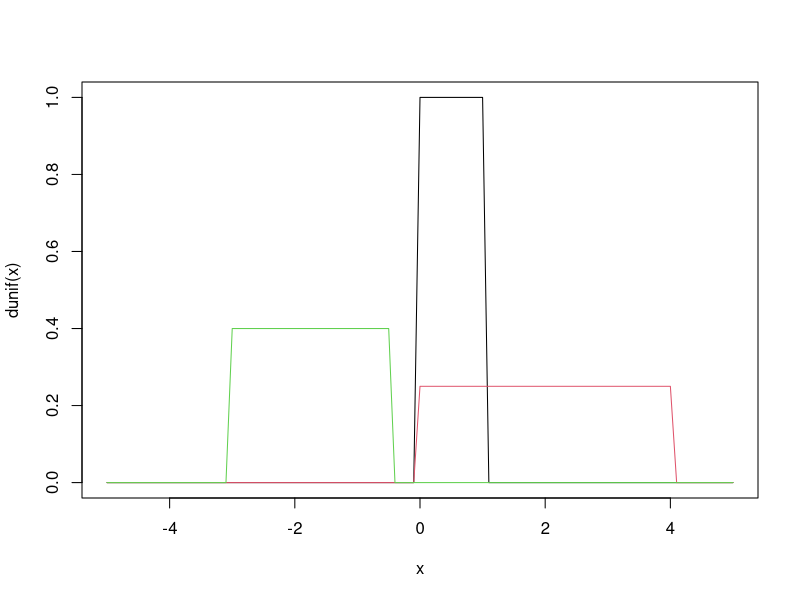
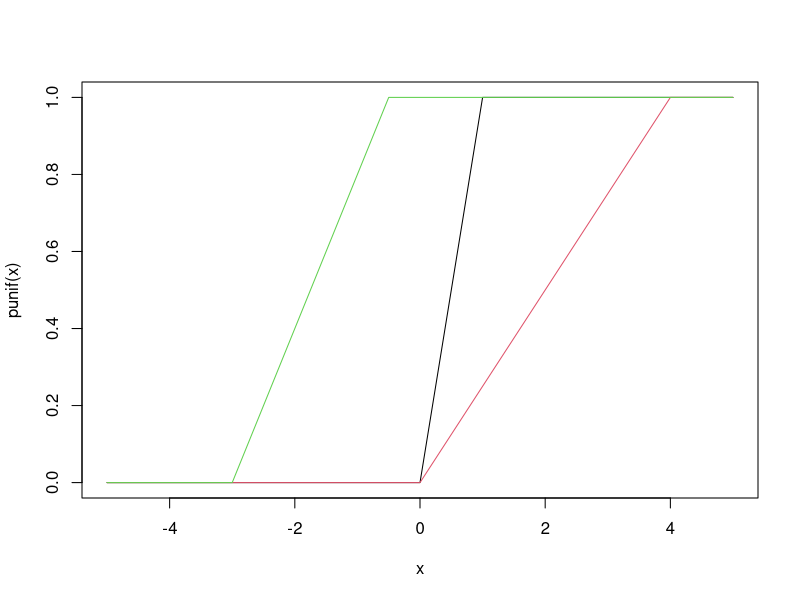
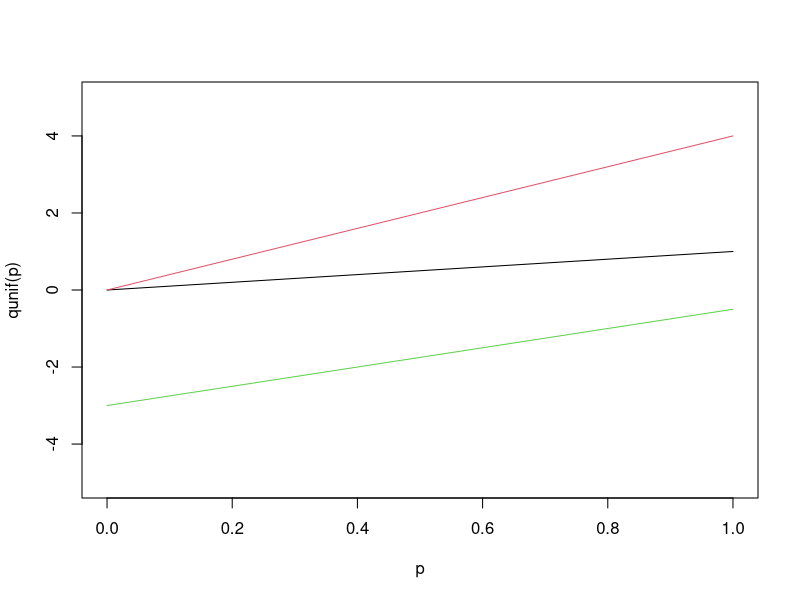
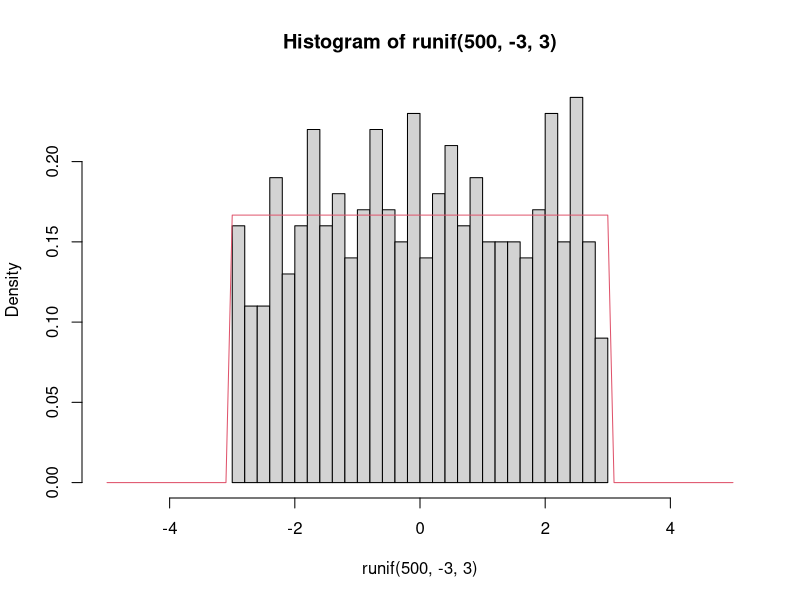
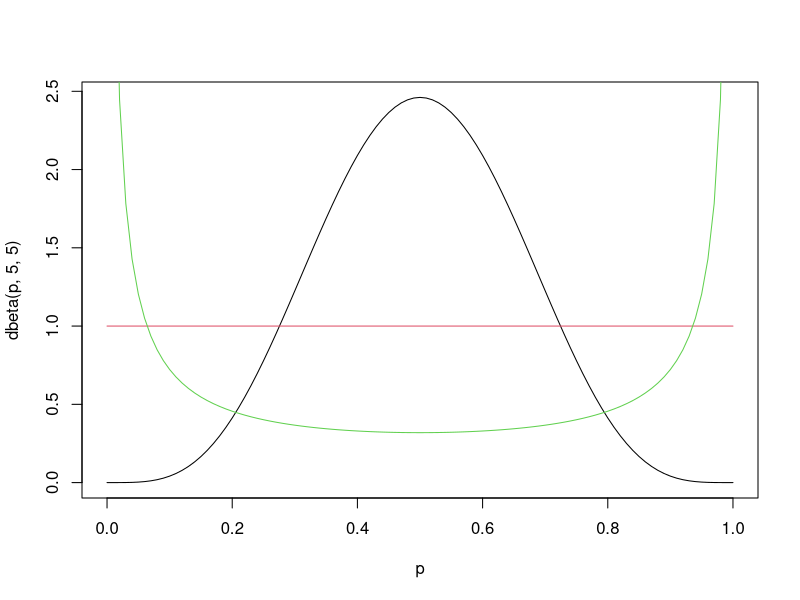
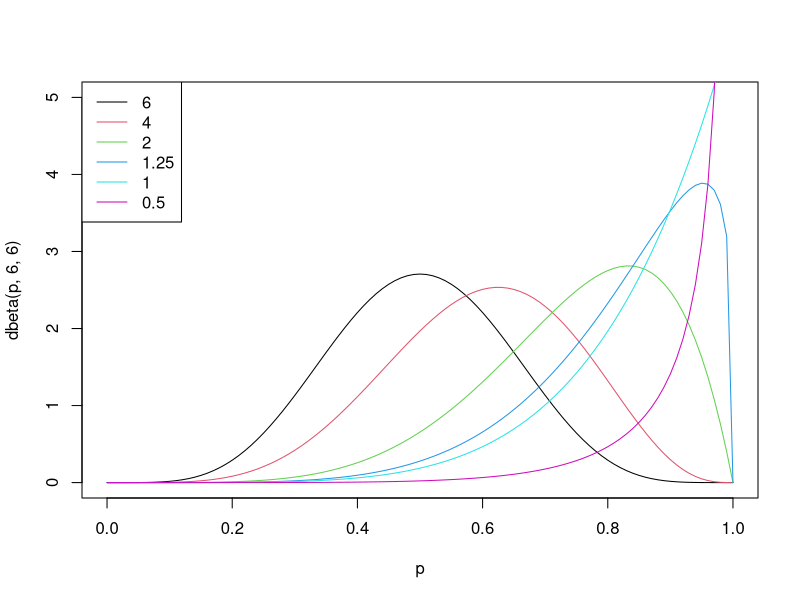
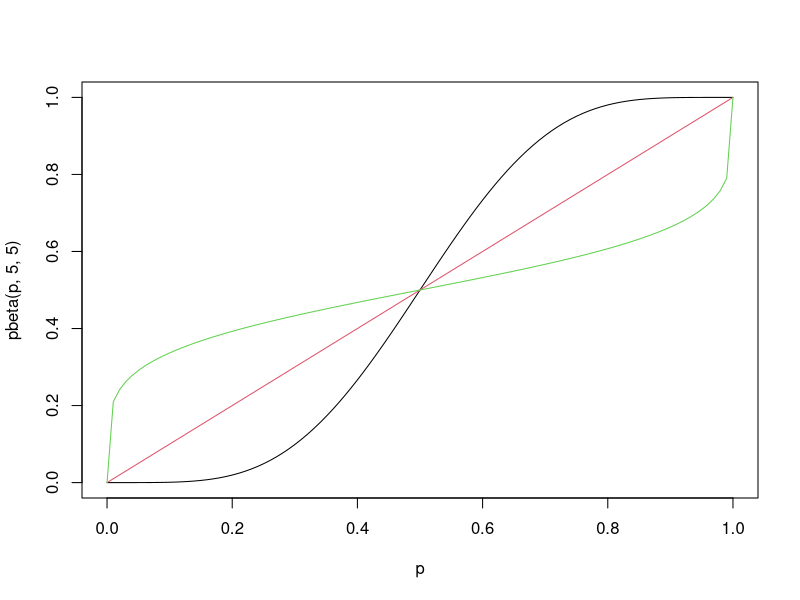
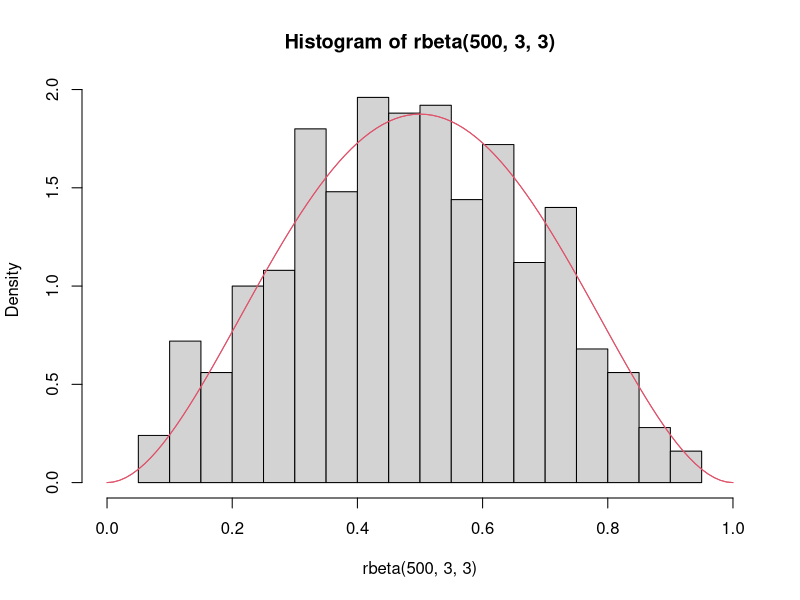

Write R code to recreate these figures, in order.
## ---- chunk 1
x = seq(-5,5,by=.1)
p = seq(0,1,by=0.01)
plot(x,dunif(x),type='l')
lines(x,dunif(x,0,4),col=2)
lines(x,dunif(x,-3,-0.5),col=3)

plot(x,punif(x),type='l')
lines(x,punif(x,0,4),col=2)
lines(x,punif(x,-3,-0.5),col=3)

plot(p,qunif(p),type='l',ylim=range(x))
lines(p,qunif(p,0,4),col=2)
lines(p,qunif(p,-3,-0.5),col=3)

hist(runif(500,-3,3),breaks=30,xlim=range(x),probability=TRUE)
lines(x,dunif(x,-3,3),col=2)
## ---- chunk 2
p = seq(0,1,by=0.01)
plot(p,dbeta(p,5,5),type='l', xlim=c(0,1))
lines(p,dbeta(p,1,1),col=2)
lines(p,dbeta(p,0.2,0.2),col=3)

## vary beta
plot(p,dbeta(p,6,6),type='l',ylim=c(0,5))
lines(p,dbeta(p,6,4),col=2)
lines(p,dbeta(p,6,2),col=3)
lines(p,dbeta(p,6,1.25),col=4)
lines(p,dbeta(p,6,1),col=5)
lines(p,dbeta(p,6,0.25),col=6)
legend("topleft",legend=c(6,4,2,1.25,1,0.5),lty=1,col=1:6)

plot(p,pbeta(p,5,5),type='l')
lines(p,pbeta(p,1,1),col=2)
lines(p,pbeta(p,0.2,0.2),col=3)

hist(rbeta(500,3,3),breaks=30,xlim=range(p),probability=TRUE)
lines(p,dbeta(p,3,3),col=2) 
lines(p,dbeta(p,3,3),col=2)
## ---- chunk 3
plot(p,dbeta(p,1,1),type='l', xlim=c(-1,2), col=1)
lines(p,dunif(p,0,1),col=2)
## ---- chunk 4
## changing the mean
x <- 10^seq(-2,2,by=0.01)
plot(x,dlnorm(x,0),type='l',xlim=c(0,15),main="Changing the Mean")
lines(x,dlnorm(x,1),col=2)
lines(x,dlnorm(x,2),col=3)
legend("topright",legend=0:2,lty=1,col=1:3)

## on a log scale
plot(x,dlnorm(x,0),type='l',log='x',main="Log Scale")
lines(x,dlnorm(x,1),col=2)
lines(x,dlnorm(x,2),col=3)
abline(v=exp(0),col=1)
abline(v=exp(1),col=2)
abline(v=exp(2),col=3)
legend("topright",legend=0:2,lty=1,col=1:3)

## changing the variance
plot(x,dlnorm(x,2,.125),type='l',xlim=c(0,20),ylim=c(0,0.6),main="Changing the Variance")
lines(x,dlnorm(x,2,0.25),col=2)
lines(x,dlnorm(x,2,0.5),col=3)
lines(x,dlnorm(x,2,1),col=4)
lines(x,dlnorm(x,2,2),col=5)
lines(x,dlnorm(x,2,4),col=6)
abline(v=exp(2),col=1)
legend("topright",legend=c(0.125,0.25,0.5,1,2,4),lty=1,col=1:6)

## random sample
hist(rlnorm(250,2,1),breaks=30,probability=TRUE)
lines(x,dlnorm(x,2,1),col=4)
## ---- chunk 5
## changing the mean
x <- seq(0,10,by=0.01)
plot(x,dexp(x,0.125),type='l',ylim=c(0,1))
lines(x,dexp(x,0.25),col=2)
lines(x,dexp(x,0.5),col=3)
lines(x,dexp(x,1),col=4)
lines(x,dexp(x,2),col=5)
lines(x,dexp(x,4),col=6)
legend("topright",legend=c(0.125,0.25,0.5,1,2,4),lty=1,col=1:6)

## random sample
hist(rexp(250,2),breaks=30,probability=TRUE)
lines(x,dexp(x,2),col=4)

## laplace vs Gaussian
plot(x,dexp(abs(x-5),1)/2,type='l')
lines(x,dnorm(x,5),col=2)

plot(x,dexp(abs(x-5),1)/2,type='l',log='y')   ## same plot as last but on a log scale
lines(x,dnorm(x,5),col=2)
## ---- chunk 6
x <- seq(0,10,by=0.01)

## change rate
plot(x,dgamma(x,3,3),type='l' ,ylim=c(0,1.6))
lines(x,dgamma(x,3,1),col=2)
lines(x,dgamma(x,3,6),col=3)
lines(x,dgamma(x,3,1/3),col=4)
legend("topright",legend=c(3,1,6,0.33),lty=1,col=1:4)

## change shape
plot(x,dgamma(x,3,3),type='l')
lines(x,dgamma(x,1,3),col=2)
lines(x,dgamma(x,6,3),col=3)
lines(x,dgamma(x,18,3),col=4)
legend("topright",legend=c(3,1,6,18),lty=1,col=1:4)

## change variance
a <- c(20,15,10,5,2.5,1.25)
r <- c(4,3,2,1,0.5,0.25)
plot(x,dgamma(x,20,4),type='l')
for(i in 1:6){
  lines(x,dgamma(x,a[i],r[i]),col=i)}
var = a/r^2
mean =  a/r
legend("topright",legend=format(var,digits=3),lty=1,col=1:6)
var
mean

## change mean
var = 4
mean = c(1,2,3,4,5)
rate = mean/var
shape = mean^2/var
plot(x,dgamma(x,shape[2],rate[2]),type='l',col=2)
for(i in 1:5){
  lines(x,dgamma(x,shape[i],rate[i]),col=i)
}
legend("topright",legend=1:5,lty=1,col=1:5)
rate
shape
## ---- chunk 7
x <- 0:11

## vary size of sample (number of draws)
size = c(1,5,10)
plot(x,dbinom(x,size[1],0.5),type='s')
for(i in 2:3){
  lines(x,dbinom(x,size[i],0.5),type='s',col=i)
}
legend("topright",legend=size,lty=1,col=1:3)

## vary probability
n = 10
p = c(0.1,0.25,0.5)
plot(x,dbinom(x,n,p[1]),type='s')
for(i in 2:3){
  lines(x,dbinom(x,n,p[i]),col=i,type='s')
}
abline(v = n*p,col=1:3,lty=2)
legend("topright",legend=p,lty=1,col=1:3)

## CDF
plot(x,pbinom(x,n,p[1]),type='s',ylim=c(0,1))
for(i in 2:3){
  lines(x,pbinom(x,n,p[i]),col=i,type='s')
}
legend("bottomright",legend=p,lty=1,col=1:3)

## Random samples
hist(rbinom(100,10,0.5)+0.0001,   ## small amount added because
     probability=TRUE,		 ## of way R calculates breaks 
     breaks=0:11,main="Random Binomial") 
lines(x,dbinom(x,10,0.5),type='s',col=2)	#Analytical solution
legend("topright",legend=c("sample","pmf"),lty=1,col=1:2)
## ---- chunk 8
x <- 1:20
# both have a mean of 5
plot(x,dbinom(x,10,.5),type='s') # high p: black line
lines(x,dbinom(x,100,.05),type='s', col=2) #high n: red line
## ---- chunk 9
x <- 0:12
plot(x,dpois(x,1),type='s')
lines(x,dpois(x,2),type='s',col=2)
lines(x,dpois(x,5),type='s',col=3)
legend("topright",legend=c(1,2,5),lty=1,col=1:3)

x <- 20:80
plot(x,dpois(x,50),type='s',ylim=c(0,0.08))  	#Poisson with mean 50 (variance = 50)
lines(x+0.5,dnorm(x,50,sqrt(50)),col=2)		#Normal with mean and variance of 50
lines(x,dbinom(x,100,0.5),col=3,type='s')		#Binomial with mean 50 (variance = 25)
legend("topright",legend=c("pois","norm","binom"),col=1:3,lty=1)

plot(x,dbinom(x,100,0.5),type='s',col=3)		#Binomial with mean 50 (variance = 25)
lines(x+0.5,dnorm(x,50,sqrt(25)),col=2)		#Normal with mean 50 and variance of 25
lines(x,dpois(x,50),col=1,type='s')			#Poisson with mean 50 (variance = 50)
legend("topright",legend=c("pois","norm","binom"),col=1:3,lty=1)
## ---- chunk 10
x <- 0:30
plot(x, pbinom(x, 1000, .002), type='s')
lines(x, ppois(x, lambda = 2))

x <- 0:30
plot(x, pbinom(x, 100, .03), type='s')
lines(x, ppois(x, lambda = 3))
## ---- chunk 11
x <- 0:20
## negative binomial

## vary size
plot(x,dnbinom(x,1,0.5),type="s",main="vary size")
lines(x,dnbinom(x,2,0.5),type="s",col=2)
lines(x,dnbinom(x,3,0.5),type="s",col=3)
lines(x,dnbinom(x,5,0.5),type="s",col=4)
lines(x,dnbinom(x,10,0.5),type="s",col=5)
legend("topright",legend=c(1,2,3,5,10),col=1:5,lty=1)

## vary probability
plot(x,dnbinom(x,3,0.5),type="s",main="vary probability")
lines(x,dnbinom(x,3,0.3),type="s",col=2)
lines(x,dnbinom(x,3,0.2),type="s",col=3)
lines(x,dnbinom(x,3,0.1),type="s",col=4)
legend("topright",legend=c(0.5,0.3,0.2,0.1),col=1:5,lty=1)

## vary variance , alternate parameterization
mean = 8
var = c(10,20,30)
size = mean^2/(var-mean)
plot(x,dnbinom(x,mu=mean,size=size[1]),type="s",ylim=c(0,0.14),main="vary variance")
lines(x,dnbinom(x,mu=mean,size=size[2]),type="s",col=2)
lines(x,dnbinom(x,mu=mean,size=size[3]),type="s",col=3)
legend('topright',legend=format(c(var,mean),digits=2),col=1:4,lty=1)
lines(x,dpois(x,mean),col=4,type="s")
## NB as generalization of pois with inflated variance

## geometric
plot(x,dgeom(x,0.5),type="s",main="Geometric")
lines(x,dgeom(x,0.15),type="s",col=2)
lines(x,dgeom(x,0.05),type="s",col=3)
lines(x,dnbinom(x,1,0.15),type="s",col=4,lty=2)
## geometric as special case of NB where size = 1
## ---- chunk 12
## vary variance , alternate parameterization
mean = 15
var = c(17,25,35)
size = mean^2/(var-mean)
plot(x,dnbinom(x,mu=mean,size=size[1]),type="s",ylim=c(0,0.14),main="vary variance")
lines(x,dnbinom(x,mu=mean,size=size[2]),type="s",col=2)
lines(x,dnbinom(x,mu=mean,size=size[3]),type="s",col=3)
legend('topright',legend=format(c(var,mean),digits=2),col=1:4,lty=1)
lines(x,dpois(x,mean),col=4,type="s")
